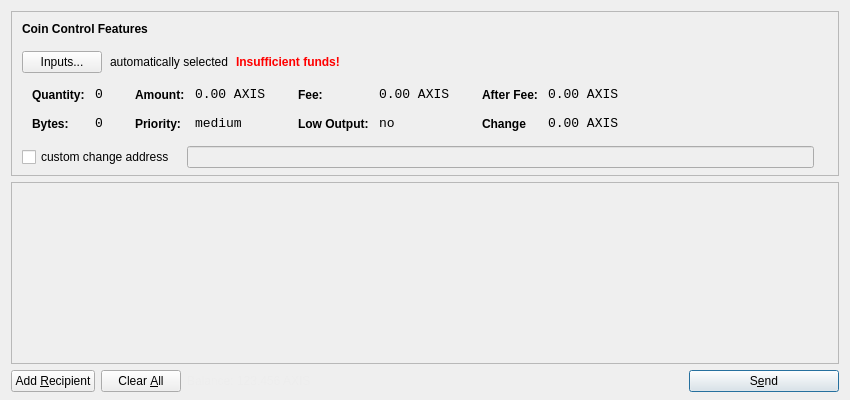
<?xml version="1.0" encoding="UTF-8"?>
<ui version="4.0">
 <class>SendCoinsDialog</class>
 <widget class="QDialog" name="SendCoinsDialog">
  <property name="geometry">
   <rect>
    <x>0</x>
    <y>0</y>
    <width>850</width>
    <height>400</height>
   </rect>
  </property>
  <property name="windowTitle">
   <string>Send Coins</string>
  </property>
  <layout class="QVBoxLayout" name="verticalLayout" stretch="0,1,0">
   <property name="bottomMargin">
    <number>8</number>
   </property>
   <item>
    <widget class="QFrame" name="frameCoinControl">
     <property name="sizePolicy">
      <sizepolicy hsizetype="Expanding" vsizetype="Expanding">
       <horstretch>0</horstretch>
       <verstretch>0</verstretch>
      </sizepolicy>
     </property>
     <property name="maximumSize">
      <size>
       <width>16777215</width>
       <height>16777215</height>
      </size>
     </property>
     <property name="frameShape">
      <enum>QFrame::StyledPanel</enum>
     </property>
     <property name="frameShadow">
      <enum>QFrame::Sunken</enum>
     </property>
     <layout class="QVBoxLayout" name="verticalLayoutCoinControl2">
      <property name="spacing">
       <number>6</number>
      </property>
      <property name="leftMargin">
       <number>0</number>
      </property>
      <property name="topMargin">
       <number>0</number>
      </property>
      <property name="rightMargin">
       <number>0</number>
      </property>
      <property name="bottomMargin">
       <number>6</number>
      </property>
      <item>
       <layout class="QVBoxLayout" name="verticalLayoutCoinControl" stretch="0,0,0,0,1">
        <property name="spacing">
         <number>0</number>
        </property>
        <property name="leftMargin">
         <number>10</number>
        </property>
        <property name="topMargin">
         <number>10</number>
        </property>
        <item>
         <layout class="QHBoxLayout" name="horizontalLayoutCoinControl1">
          <property name="bottomMargin">
           <number>15</number>
          </property>
          <item>
           <widget class="QLabel" name="labelCoinControlFeatures">
            <property name="sizePolicy">
             <sizepolicy hsizetype="Preferred" vsizetype="Maximum">
              <horstretch>0</horstretch>
              <verstretch>0</verstretch>
             </sizepolicy>
            </property>
            <property name="font">
             <font>
              <weight>75</weight>
              <bold>true</bold>
             </font>
            </property>
            <property name="styleSheet">
             <string notr="true">font-weight:bold;</string>
            </property>
            <property name="text">
             <string>Coin Control Features</string>
            </property>
           </widget>
          </item>
         </layout>
        </item>
        <item>
         <layout class="QHBoxLayout" name="horizontalLayoutCoinControl2" stretch="0,0,0,0">
          <property name="spacing">
           <number>8</number>
          </property>
          <property name="bottomMargin">
           <number>10</number>
          </property>
          <item>
           <widget class="QPushButton" name="pushButtonCoinControl">
            <property name="styleSheet">
             <string notr="true"/>
            </property>
            <property name="text">
             <string>Inputs...</string>
            </property>
           </widget>
          </item>
          <item>
           <widget class="QLabel" name="labelCoinControlAutomaticallySelected">
            <property name="text">
             <string>automatically selected</string>
            </property>
            <property name="margin">
             <number>5</number>
            </property>
           </widget>
          </item>
          <item>
           <widget class="QLabel" name="labelCoinControlInsuffFunds">
            <property name="font">
             <font>
              <weight>75</weight>
              <bold>true</bold>
             </font>
            </property>
            <property name="styleSheet">
             <string notr="true">color:red;font-weight:bold;</string>
            </property>
            <property name="text">
             <string>Insufficient funds!</string>
            </property>
            <property name="margin">
             <number>5</number>
            </property>
           </widget>
          </item>
          <item>
           <spacer name="horizontalSpacerCoinControl">
            <property name="orientation">
             <enum>Qt::Horizontal</enum>
            </property>
            <property name="sizeHint" stdset="0">
             <size>
              <width>40</width>
              <height>1</height>
             </size>
            </property>
           </spacer>
          </item>
         </layout>
        </item>
        <item>
         <widget class="QWidget" name="widgetCoinControl" native="true">
          <property name="sizePolicy">
           <sizepolicy hsizetype="Preferred" vsizetype="Preferred">
            <horstretch>0</horstretch>
            <verstretch>0</verstretch>
           </sizepolicy>
          </property>
          <property name="minimumSize">
           <size>
            <width>0</width>
            <height>0</height>
           </size>
          </property>
          <property name="styleSheet">
           <string notr="true"/>
          </property>
          <layout class="QHBoxLayout" name="horizontalLayoutCoinControl5">
           <property name="margin">
            <number>0</number>
           </property>
           <item>
            <layout class="QHBoxLayout" name="horizontalLayoutCoinControl3" stretch="0,0,0,1">
             <property name="spacing">
              <number>20</number>
             </property>
             <property name="topMargin">
              <number>0</number>
             </property>
             <property name="bottomMargin">
              <number>10</number>
             </property>
             <item>
              <layout class="QFormLayout" name="formLayoutCoinControl1">
               <property name="horizontalSpacing">
                <number>10</number>
               </property>
               <property name="verticalSpacing">
                <number>14</number>
               </property>
               <property name="leftMargin">
                <number>10</number>
               </property>
               <property name="topMargin">
                <number>4</number>
               </property>
               <property name="rightMargin">
                <number>6</number>
               </property>
               <item row="0" column="0">
                <widget class="QLabel" name="labelCoinControlQuantityText">
                 <property name="styleSheet">
                  <string notr="true">font-weight:bold;</string>
                 </property>
                 <property name="text">
                  <string>Quantity:</string>
                 </property>
                 <property name="margin">
                  <number>0</number>
                 </property>
                </widget>
               </item>
               <item row="0" column="1">
                <widget class="QLabel" name="labelCoinControlQuantity">
                 <property name="font">
                  <font>
                   <family>Monospace</family>
                   <pointsize>10</pointsize>
                  </font>
                 </property>
                 <property name="cursor">
                  <cursorShape>IBeamCursor</cursorShape>
                 </property>
                 <property name="contextMenuPolicy">
                  <enum>Qt::ActionsContextMenu</enum>
                 </property>
                 <property name="text">
                  <string>0</string>
                 </property>
                 <property name="margin">
                  <number>0</number>
                 </property>
                 <property name="textInteractionFlags">
                  <set>Qt::LinksAccessibleByMouse|Qt::TextSelectableByKeyboard|Qt::TextSelectableByMouse</set>
                 </property>
                </widget>
               </item>
               <item row="1" column="0">
                <widget class="QLabel" name="labelCoinControlBytesText">
                 <property name="styleSheet">
                  <string notr="true">font-weight:bold;</string>
                 </property>
                 <property name="text">
                  <string>Bytes:</string>
                 </property>
                </widget>
               </item>
               <item row="1" column="1">
                <widget class="QLabel" name="labelCoinControlBytes">
                 <property name="font">
                  <font>
                   <family>Monospace</family>
                   <pointsize>10</pointsize>
                  </font>
                 </property>
                 <property name="cursor">
                  <cursorShape>IBeamCursor</cursorShape>
                 </property>
                 <property name="contextMenuPolicy">
                  <enum>Qt::ActionsContextMenu</enum>
                 </property>
                 <property name="text">
                  <string>0</string>
                 </property>
                 <property name="textInteractionFlags">
                  <set>Qt::LinksAccessibleByMouse|Qt::TextSelectableByKeyboard|Qt::TextSelectableByMouse</set>
                 </property>
                </widget>
               </item>
              </layout>
             </item>
             <item>
              <layout class="QFormLayout" name="formLayoutCoinControl2">
               <property name="horizontalSpacing">
                <number>10</number>
               </property>
               <property name="verticalSpacing">
                <number>14</number>
               </property>
               <property name="leftMargin">
                <number>6</number>
               </property>
               <property name="topMargin">
                <number>4</number>
               </property>
               <property name="rightMargin">
                <number>6</number>
               </property>
               <item row="0" column="0">
                <widget class="QLabel" name="labelCoinControlAmountText">
                 <property name="styleSheet">
                  <string notr="true">font-weight:bold;</string>
                 </property>
                 <property name="text">
                  <string>Amount:</string>
                 </property>
                 <property name="margin">
                  <number>0</number>
                 </property>
                </widget>
               </item>
               <item row="0" column="1">
                <widget class="QLabel" name="labelCoinControlAmount">
                 <property name="font">
                  <font>
                   <family>Monospace</family>
                   <pointsize>10</pointsize>
                  </font>
                 </property>
                 <property name="cursor">
                  <cursorShape>IBeamCursor</cursorShape>
                 </property>
                 <property name="contextMenuPolicy">
                  <enum>Qt::ActionsContextMenu</enum>
                 </property>
                 <property name="text">
                  <string>0.00 AXIS</string>
                 </property>
                 <property name="textInteractionFlags">
                  <set>Qt::LinksAccessibleByMouse|Qt::TextSelectableByKeyboard|Qt::TextSelectableByMouse</set>
                 </property>
                </widget>
               </item>
               <item row="1" column="0">
                <widget class="QLabel" name="labelCoinControlPriorityText">
                 <property name="styleSheet">
                  <string notr="true">font-weight:bold;</string>
                 </property>
                 <property name="text">
                  <string>Priority:</string>
                 </property>
                </widget>
               </item>
               <item row="1" column="1">
                <widget class="QLabel" name="labelCoinControlPriority">
                 <property name="font">
                  <font>
                   <family>Monospace</family>
                   <pointsize>10</pointsize>
                  </font>
                 </property>
                 <property name="cursor">
                  <cursorShape>IBeamCursor</cursorShape>
                 </property>
                 <property name="contextMenuPolicy">
                  <enum>Qt::ActionsContextMenu</enum>
                 </property>
                 <property name="text">
                  <string>medium</string>
                 </property>
                 <property name="textInteractionFlags">
                  <set>Qt::LinksAccessibleByMouse|Qt::TextSelectableByKeyboard|Qt::TextSelectableByMouse</set>
                 </property>
                </widget>
               </item>
              </layout>
             </item>
             <item>
              <layout class="QFormLayout" name="formLayoutCoinControl3">
               <property name="horizontalSpacing">
                <number>10</number>
               </property>
               <property name="verticalSpacing">
                <number>14</number>
               </property>
               <property name="leftMargin">
                <number>6</number>
               </property>
               <property name="topMargin">
                <number>4</number>
               </property>
               <property name="rightMargin">
                <number>6</number>
               </property>
               <item row="0" column="0">
                <widget class="QLabel" name="labelCoinControlFeeText">
                 <property name="styleSheet">
                  <string notr="true">font-weight:bold;</string>
                 </property>
                 <property name="text">
                  <string>Fee:</string>
                 </property>
                 <property name="margin">
                  <number>0</number>
                 </property>
                </widget>
               </item>
               <item row="0" column="1">
                <widget class="QLabel" name="labelCoinControlFee">
                 <property name="font">
                  <font>
                   <family>Monospace</family>
                   <pointsize>10</pointsize>
                  </font>
                 </property>
                 <property name="cursor">
                  <cursorShape>IBeamCursor</cursorShape>
                 </property>
                 <property name="contextMenuPolicy">
                  <enum>Qt::ActionsContextMenu</enum>
                 </property>
                 <property name="text">
                  <string>0.00 AXIS</string>
                 </property>
                 <property name="textInteractionFlags">
                  <set>Qt::LinksAccessibleByMouse|Qt::TextSelectableByKeyboard|Qt::TextSelectableByMouse</set>
                 </property>
                </widget>
               </item>
               <item row="1" column="0">
                <widget class="QLabel" name="labelCoinControlLowOutputText">
                 <property name="styleSheet">
                  <string notr="true">font-weight:bold;</string>
                 </property>
                 <property name="text">
                  <string>Low Output:</string>
                 </property>
                </widget>
               </item>
               <item row="1" column="1">
                <widget class="QLabel" name="labelCoinControlLowOutput">
                 <property name="font">
                  <font>
                   <family>Monospace</family>
                   <pointsize>10</pointsize>
                  </font>
                 </property>
                 <property name="cursor">
                  <cursorShape>IBeamCursor</cursorShape>
                 </property>
                 <property name="contextMenuPolicy">
                  <enum>Qt::ActionsContextMenu</enum>
                 </property>
                 <property name="text">
                  <string>no</string>
                 </property>
                 <property name="textInteractionFlags">
                  <set>Qt::LinksAccessibleByMouse|Qt::TextSelectableByKeyboard|Qt::TextSelectableByMouse</set>
                 </property>
                </widget>
               </item>
              </layout>
             </item>
             <item>
              <layout class="QFormLayout" name="formLayoutCoinControl4">
               <property name="horizontalSpacing">
                <number>10</number>
               </property>
               <property name="verticalSpacing">
                <number>14</number>
               </property>
               <property name="leftMargin">
                <number>6</number>
               </property>
               <property name="topMargin">
                <number>4</number>
               </property>
               <property name="rightMargin">
                <number>6</number>
               </property>
               <item row="0" column="0">
                <widget class="QLabel" name="labelCoinControlAfterFeeText">
                 <property name="styleSheet">
                  <string notr="true">font-weight:bold;</string>
                 </property>
                 <property name="text">
                  <string>After Fee:</string>
                 </property>
                 <property name="margin">
                  <number>0</number>
                 </property>
                </widget>
               </item>
               <item row="0" column="1">
                <widget class="QLabel" name="labelCoinControlAfterFee">
                 <property name="font">
                  <font>
                   <family>Monospace</family>
                   <pointsize>10</pointsize>
                  </font>
                 </property>
                 <property name="cursor">
                  <cursorShape>IBeamCursor</cursorShape>
                 </property>
                 <property name="contextMenuPolicy">
                  <enum>Qt::ActionsContextMenu</enum>
                 </property>
                 <property name="text">
                  <string>0.00 AXIS</string>
                 </property>
                 <property name="textInteractionFlags">
                  <set>Qt::LinksAccessibleByMouse|Qt::TextSelectableByKeyboard|Qt::TextSelectableByMouse</set>
                 </property>
                </widget>
               </item>
               <item row="1" column="0">
                <widget class="QLabel" name="labelCoinControlChangeText">
                 <property name="styleSheet">
                  <string notr="true">font-weight:bold;</string>
                 </property>
                 <property name="text">
                  <string>Change</string>
                 </property>
                </widget>
               </item>
               <item row="1" column="1">
                <widget class="QLabel" name="labelCoinControlChange">
                 <property name="font">
                  <font>
                   <family>Monospace</family>
                   <pointsize>10</pointsize>
                  </font>
                 </property>
                 <property name="cursor">
                  <cursorShape>IBeamCursor</cursorShape>
                 </property>
                 <property name="contextMenuPolicy">
                  <enum>Qt::ActionsContextMenu</enum>
                 </property>
                 <property name="text">
                  <string>0.00 AXIS</string>
                 </property>
                 <property name="textInteractionFlags">
                  <set>Qt::LinksAccessibleByMouse|Qt::TextSelectableByKeyboard|Qt::TextSelectableByMouse</set>
                 </property>
                </widget>
               </item>
              </layout>
             </item>
            </layout>
           </item>
          </layout>
         </widget>
        </item>
        <item>
         <layout class="QHBoxLayout" name="horizontalLayoutCoinControl4" stretch="0,0,0">
          <property name="spacing">
           <number>12</number>
          </property>
          <property name="sizeConstraint">
           <enum>QLayout::SetDefaultConstraint</enum>
          </property>
          <property name="topMargin">
           <number>5</number>
          </property>
          <property name="rightMargin">
           <number>5</number>
          </property>
          <item>
           <widget class="QCheckBox" name="checkBoxCoinControlChange">
            <property name="text">
             <string>custom change address</string>
            </property>
           </widget>
          </item>
          <item>
           <widget class="QLineEdit" name="lineEditCoinControlChange">
            <property name="enabled">
             <bool>false</bool>
            </property>
            <property name="sizePolicy">
             <sizepolicy hsizetype="Expanding" vsizetype="Fixed">
              <horstretch>0</horstretch>
              <verstretch>0</verstretch>
             </sizepolicy>
            </property>
           </widget>
          </item>
          <item>
           <widget class="QLabel" name="labelCoinControlChangeLabel">
            <property name="sizePolicy">
             <sizepolicy hsizetype="Preferred" vsizetype="Expanding">
              <horstretch>0</horstretch>
              <verstretch>0</verstretch>
             </sizepolicy>
            </property>
            <property name="minimumSize">
             <size>
              <width>0</width>
              <height>0</height>
             </size>
            </property>
            <property name="text">
             <string/>
            </property>
            <property name="margin">
             <number>3</number>
            </property>
           </widget>
          </item>
         </layout>
        </item>
        <item>
         <spacer name="verticalSpacerCoinControl">
          <property name="orientation">
           <enum>Qt::Vertical</enum>
          </property>
          <property name="sizeHint" stdset="0">
           <size>
            <width>800</width>
            <height>1</height>
           </size>
          </property>
         </spacer>
        </item>
       </layout>
      </item>
     </layout>
    </widget>
   </item>
   <item>
    <widget class="QScrollArea" name="scrollArea">
     <property name="widgetResizable">
      <bool>true</bool>
     </property>
     <widget class="QWidget" name="scrollAreaWidgetContents">
      <property name="geometry">
       <rect>
        <x>0</x>
        <y>0</y>
        <width>830</width>
        <height>156</height>
       </rect>
      </property>
      <layout class="QVBoxLayout" name="verticalLayout_2">
       <property name="margin">
        <number>0</number>
       </property>
       <item>
        <layout class="QVBoxLayout" name="entries">
         <property name="spacing">
          <number>6</number>
         </property>
        </layout>
       </item>
       <item>
        <spacer name="verticalSpacer">
         <property name="orientation">
          <enum>Qt::Vertical</enum>
         </property>
         <property name="sizeHint" stdset="0">
          <size>
           <width>20</width>
           <height>40</height>
          </size>
         </property>
        </spacer>
       </item>
      </layout>
     </widget>
    </widget>
   </item>
   <item>
    <layout class="QHBoxLayout" name="horizontalLayout">
     <item>
      <widget class="QPushButton" name="addButton">
       <property name="toolTip">
        <string>Send to multiple recipients at once</string>
       </property>
       <property name="text">
        <string>Add &amp;Recipient</string>
       </property>
       <property name="icon">
        <iconset resource="../bitcoin.qrc">
         <normaloff>:/icons/add</normaloff>:/icons/add</iconset>
       </property>
       <property name="autoDefault">
        <bool>false</bool>
       </property>
      </widget>
     </item>
     <item>
      <widget class="QPushButton" name="clearButton">
       <property name="sizePolicy">
        <sizepolicy hsizetype="Minimum" vsizetype="Fixed">
         <horstretch>0</horstretch>
         <verstretch>0</verstretch>
        </sizepolicy>
       </property>
       <property name="toolTip">
        <string>Remove all transaction fields</string>
       </property>
       <property name="text">
        <string>Clear &amp;All</string>
       </property>
       <property name="icon">
        <iconset resource="../bitcoin.qrc">
         <normaloff>:/icons/remove</normaloff>:/icons/remove</iconset>
       </property>
       <property name="autoRepeatDelay">
        <number>300</number>
       </property>
       <property name="autoDefault">
        <bool>false</bool>
       </property>
      </widget>
     </item>
     <item>
      <layout class="QHBoxLayout" name="horizontalLayout_2">
       <property name="spacing">
        <number>3</number>
       </property>
       <item>
        <widget class="QLabel" name="label">
         <property name="sizePolicy">
          <sizepolicy hsizetype="Preferred" vsizetype="Fixed">
           <horstretch>0</horstretch>
           <verstretch>0</verstretch>
          </sizepolicy>
         </property>
         <property name="styleSheet">
          <string notr="true">#label { color: #ededed; }</string>
         </property>
         <property name="text">
          <string>Balance:</string>
         </property>
        </widget>
       </item>
       <item>
        <widget class="QLabel" name="labelBalance">
         <property name="sizePolicy">
          <sizepolicy hsizetype="Preferred" vsizetype="Fixed">
           <horstretch>0</horstretch>
           <verstretch>0</verstretch>
          </sizepolicy>
         </property>
         <property name="cursor">
          <cursorShape>IBeamCursor</cursorShape>
         </property>
         <property name="styleSheet">
          <string notr="true">#labelBalance { color: #ededed; }</string>
         </property>
         <property name="text">
          <string>123.456 AXIS</string>
         </property>
         <property name="textInteractionFlags">
          <set>Qt::LinksAccessibleByMouse|Qt::TextSelectableByKeyboard|Qt::TextSelectableByMouse</set>
         </property>
        </widget>
       </item>
      </layout>
     </item>
     <item>
      <spacer name="horizontalSpacer">
       <property name="orientation">
        <enum>Qt::Horizontal</enum>
       </property>
       <property name="sizeHint" stdset="0">
        <size>
         <width>40</width>
         <height>20</height>
        </size>
       </property>
      </spacer>
     </item>
     <item>
      <widget class="QPushButton" name="sendButton">
       <property name="minimumSize">
        <size>
         <width>150</width>
         <height>0</height>
        </size>
       </property>
       <property name="toolTip">
        <string>Confirm the send action</string>
       </property>
       <property name="text">
        <string>S&amp;end</string>
       </property>
       <property name="icon">
        <iconset resource="../bitcoin.qrc">
         <normaloff>:/icons/send</normaloff>:/icons/send</iconset>
       </property>
       <property name="default">
        <bool>true</bool>
       </property>
      </widget>
     </item>
    </layout>
   </item>
  </layout>
 </widget>
 <resources>
  <include location="../bitcoin.qrc"/>
 </resources>
 <connections/>
</ui>
